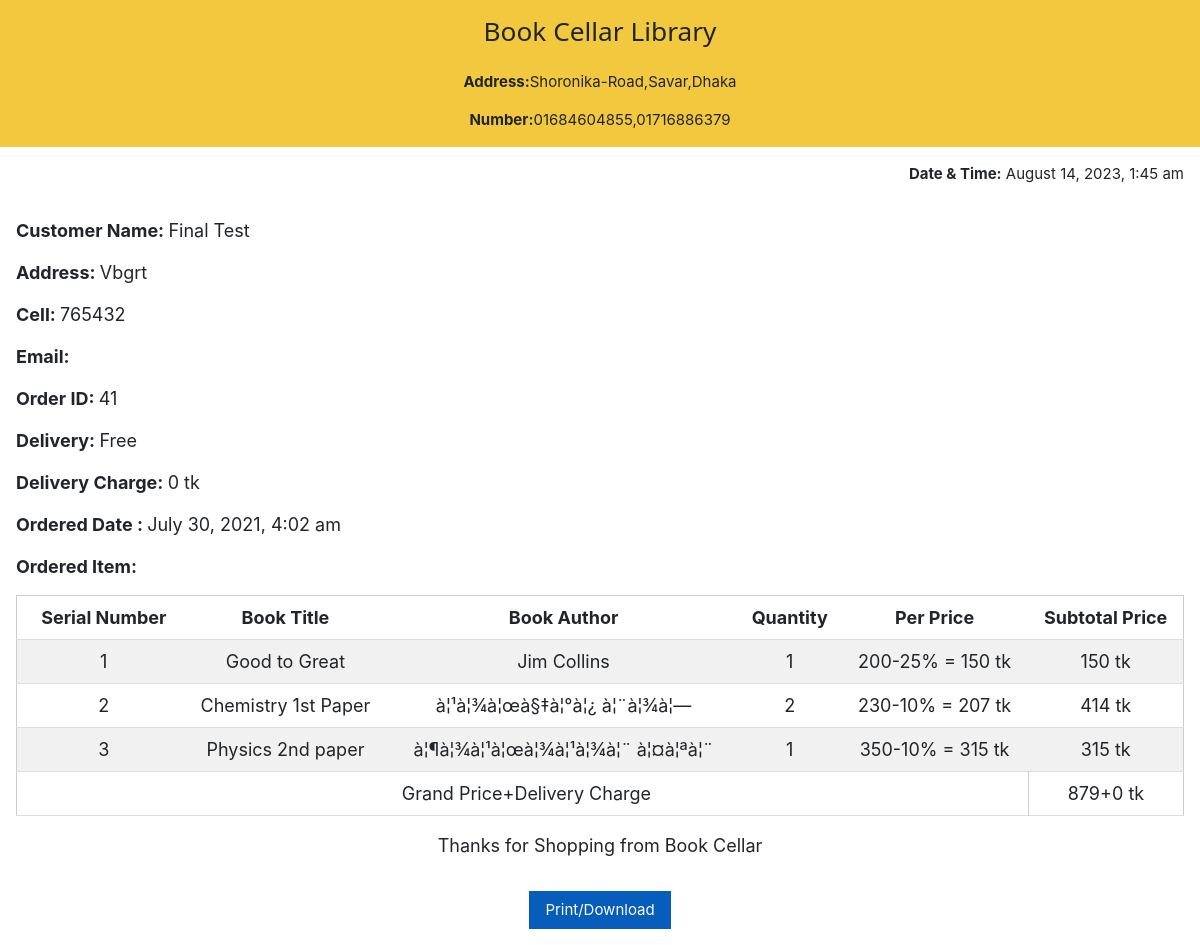
Screenshot of /admin/reciept.php?order_id=41&table=delivered (signed in) with the database file from the repository.
### tables this page shows
CREATE TABLE `delivered` (
  `Serial` int(255) NOT NULL,
  `Order_id` mediumtext NOT NULL,
  `Item` int(255) NOT NULL,
  `Book_id` mediumtext NOT NULL,
  `Quantity` mediumtext NOT NULL,
  `Price` mediumtext NOT NULL,
  `Delivery_charge` mediumtext DEFAULT NULL,
  `Customer_name` mediumtext NOT NULL,
  `Email` varchar(255) NOT NULL,
  `Cell` mediumtext NOT NULL,
  `Adrress` mediumtext NOT NULL,
  `Time` mediumtext NOT NULL,
  `Delivered_time` mediumtext NOT NULL,
  `Item_real_price` mediumtext NOT NULL,
  `Item_price` mediumtext NOT NULL,
  `Item_discount` mediumtext NOT NULL,
  `D_charge` mediumtext DEFAULT NULL
);

CREATE TABLE `book_info` (
  `Book_id` int(255) NOT NULL,
  `Book_picture` varchar(255) NOT NULL,
  `Book_title` varchar(255) NOT NULL,
  `Book_author` varchar(255) DEFAULT NULL,
  `Published` varchar(255) DEFAULT NULL,
  `Price` mediumtext NOT NULL,
  `Discount` mediumtext NOT NULL,
  `F_price` int(255) NOT NULL,
  `Category` varchar(255) NOT NULL,
  `Available` varchar(255) NOT NULL,
  `Ordered` int(255) NOT NULL,
  `Company_name` varchar(255) DEFAULT NULL,
  `Delivery_charge` mediumtext DEFAULT NULL,
  `Rating` mediumtext DEFAULT NULL,
  `Keyword` longtext DEFAULT NULL
);

### admin/reciept.php (the view, shortened to what this page needs)
<?php
$order_id=htmlspecialchars($_REQUEST['order_id']);
$table=htmlspecialchars($_REQUEST['table']);
include 'config.php';
$read_query="SELECT * FROM $table WHERE order_id='$order_id'";
$result=mysqli_query($connection,$read_query) or die("1st failed");
while($row=mysqli_fetch_row($result)) {
   $order_id=htmlspecialchars($row[1]);
   $book_id=htmlspecialchars($row[3]);
   $book_quantity=htmlspecialchars($row[4]);
   $delivery=htmlspecialchars($row[6]);
   $cust_name=htmlspecialchars($row[7]);
   $cust_email=htmlspecialchars($row[8]);
   $cust_cell=htmlspecialchars($row[9]);
   $cust_adrress=htmlspecialchars($row[10]);
   $order_date=htmlspecialchars($row[11]);
  $d_charge=htmlspecialchars($row[16]);
  if(empty($d_charge)) { $d_charge=0; }
}
   ?>
<!DOCTYPE html>
<html lang="en">
<link rel="stylesheet" href="https://www.w3schools.com/lib/w3-colors-flat.css">
<link rel="stylesheet" href="https://www.w3schools.com/lib/w3-colors-flat.css">
<link rel="stylesheet" href="W3.CSS-my.css">
<link rel="stylesheet" href="https://cdnjs.cloudflare.com/ajax/libs/font-awesome/4.7.0/css/font-awesome.min.css">
<head>
  <link rel="stylesheet" href="https://maxcdn.bootstrapcdn.com/bootstrap/4.5.2/css/bootstrap.min.css">
</head>
<body>
<div class="w3-container w3-center my-yellow">
  <div class="w3-panel">
    <h3>Book Cellar Library</h3>
</div>
<p><b>Address:</b>Shoronika-Road,Savar,Dhaka</p>
<p><b>Number:</b>01684604855,01716886379</p>
</div>
<div class="w3-panel">
  <div class="w3-right"><p><b>Date & Time:</b> <?php echo date('F j, Y, g:i a', time() + 6*3600);  ?></p></div>
</div>
<div class="w3-container w3-large">
  <p><b>Customer Name: </b><?php echo $cust_name; ?></p>
  <p><b>Address: </b><?php echo $cust_adrress; ?></p>
  <p><b>Cell: </b><?php echo $cust_cell; ?></p>
  <p><b>Email: </b><?php echo $cust_email; ?></p>
  <p><b>Order ID: </b><?php echo $order_id; ?></p>
  <p><b>Delivery: </b><?php echo $delivery; ?></p>
  <p><b>Delivery Charge: </b><?php if($delivery=="Not Free" && $d_charge==0) { echo '<b class="w3-text-red">Apply Charge</b>'; } else echo $d_charge." tk"; ?> </p>
  <p><b>Ordered Date : </b><?php echo $order_date; ?></p>
  <p><b>Ordered Item: </b></p>
  <table class="w3-table-all" style="overflow-x:auto">
    <tr>
      <th>Serial Number</th>
      <th>Book Title</th>
      <th>Book Author</th>
      <th>Quantity</th>
      <th>Per Price</th>
      <th>Subtotal Price</th>
    </tr>
    <?php
include 'config.php';
$s_r=0;
$read_query="SELECT * FROM $table WHERE order_id='$order_id'";
$result=mysqli_query($connection,$read_query) or die("1st failed");
while($row=mysqli_fetch_row($result)) {
   $book_id=htmlspecialchars($row[3]);
   $book_quantity=htmlspecialchars($row[4]);
   $total_book_price=htmlspecialchars($row[5]);
   $item_real_price=htmlspecialchars($row[13]);
   $item_price=htmlspecialchars($row[14]);
   $item_disc=htmlspecialchars($row[15]);
}
   $arr_ids=explode(",",$book_id);
   $arr_real_price=explode(",",$item_real_price);
   $arr_price=explode(",",$item_price);
   $arr_disc=explode(",",$item_disc);
   $arr_quants=explode(",",$book_quantity);
   for($i=0;$i<count($arr_ids);$i++)
   {
   $read_query2="SELECT * FROM Book_info WHERE Book_id='$arr_ids[$i]'";
   $result2=mysqli_query($connection,$read_query2);
    while($row2=mysqli_fetch_row($result2))
    {
    $title=htmlspecialchars($row2[2]);
    $author=htmlspecialchars($row2[3]);
    }
   ?>
    <tr>
      <td><?php echo $s_r+1; ?></td>
      <td><?php echo $title; ?></td>
      <td><?php echo $author ?></td>
      <td><?php echo $arr_quants[$s_r]; ?></td>
      <td><?php echo $arr_real_price[$i]."-".$arr_disc[$i]."% = ".$arr_price[$i]; ?> tk</td>
      <td><?php echo $arr_price[$i]*$arr_quants[$s_r]; ?> tk</td>
    </tr>
<?php
$s_r++;
}
?>
    <tr>
      <td colspan="5" class="w3-border-right">Grand Price+Delivery Charge</td>
      <td><?php echo $total_book_price."+".$d_charge; ?> tk</td>
    </tr>
  </table>
  <div class="w3-center w3-margin"><p>Thanks for Shopping from Book Cellar</p></div>
</div>
<div class="w3-panel w3-center w3-text-white">
  <div id="print_button" class="w3-button my-hover-f my-blue">Print/Download</div>
</div>
</body>
</html>

### admin/W3.CSS-my.css (style rules this page uses)
html { box-sizing:border-box }
*,*:before,*:after { box-sizing:inherit }
html { -ms-text-size-adjust:100%;-webkit-text-size-adjust:100% }
body { margin:0 }
b,strong { font-weight:bolder }
html,body { font-family:Verdana,sans-serif;font-size:15px;line-height:1.5 }
html { overflow-x:hidden }
h3 { font-size:24px }
h1,h2,h3,h4,h5,h6 { font-family:"Segoe UI",Arial,sans-serif;font-weight:400;margin:10px 0 }
.w3-table,.w3-table-all { border-collapse:collapse;border-spacing:0;width:100%;display:table }
.w3-table-all { border:1px solid #ccc }
.w3-bordered tr,.w3-table-all tr { border-bottom:1px solid #ddd }
.w3-table-all tr:nth-child(odd) { background-color:#fff }
.w3-table-all tr:nth-child(even) { background-color:#f1f1f1 }
.w3-table td,.w3-table th,.w3-table-all td,.w3-table-all th { padding:8px 8px;display:table-cell;text-align:left;vertical-align:top }
.w3-table th:first-child,.w3-table td:first-child,.w3-table-all th:first-child,.w3-table-all td:first-child { padding-left:16px }
.w3-btn,.w3-button { border:none;display:inline-block;padding:8px 16px;vertical-align:middle;overflow:hidden;text-decoration:none;color:inherit;background-color:inherit;text-align:center;cursor:pointer;white-space:nowrap }
.w3-btn,.w3-button { -webkit-touch-callout:none;-webkit-user-select:none;-khtml-user-select:none;-moz-user-select:none;-ms-user-select:none;user-select:none }
.w3-container:after,.w3-container:before,.w3-panel:after,.w3-panel:before,.w3-row:after,.w3-row:before,.w3-row-padding:after,.w3-row-padding:before, .w3-cell-row:before,.w3-cell-row:after,.w3-clear:after,.w3-clear:before,.w3-bar:before,.w3-bar:after { content:"";display:table;clear:both }
.w3-container,.w3-panel { padding:0.01em 16px }
.w3-panel { margin-top:16px;margin-bottom:16px }
.w3-large { font-size:18px!important }
.w3-center { text-align:center!important }
.w3-border-right { border-right:1px solid #ccc!important }
.w3-margin { margin:16px!important }
.w3-right { float:right!important }
.w3-text-white,.w3-hover-text-white:hover { color:#fff!important }
.my-blue { background-color:#065DBC; }
.my-yellow { background-color:#F2C93E; }
.w3-table-all tr th { text-align:center!important; }
.w3-table-all tr td { text-align:center!important; }

### rows the page displays
delivered: Customer_name "Final Test", Adrress "Vbgrt", Cell "765432", Order "41", Delivery_charge "Free", Time "July 30, 2021, 4:02 am", Quantity "1", Item_real_price "200", Item_discount "25", Item_price "150", $arr_price[$i]*$arr_quants[$s_r] "150", Quantity "2", Item_real_price "230", Item_discount "10", Item_price "207", $arr_price[$i]*$arr_quants[$s_r] "414", Item_real_price "350", Item_price "315", $arr_price[$i]*$arr_quants[$s_r] "315", Price "879"
book_info: Book_title "Good to Great", Book_author "Jim Collins"
book_info: Book_title "Chemistry 1st Paper", Book_author "à¦¹à¦¾à¦œà§‡à¦°à¦¿ à¦¨à¦¾à¦—"
book_info: Book_title "Physics 2nd paper", Book_author "à¦¶à¦¾à¦¹à¦œà¦¾à¦¹à¦¾à¦¨ à¦¤à¦ªà¦¨"

### other values shown
$d_charge "0"
